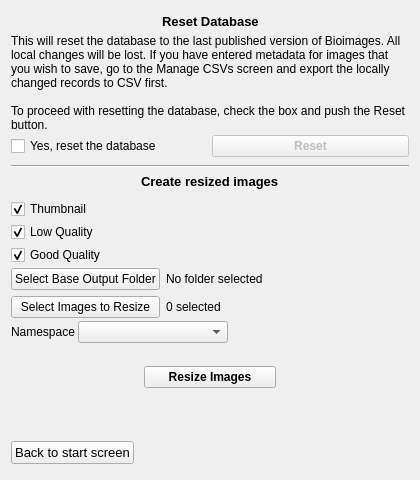
<?xml version="1.0" encoding="UTF-8"?>
<ui version="4.0">
 <class>AdvancedOptions</class>
 <widget class="QWidget" name="AdvancedOptions">
  <property name="geometry">
   <rect>
    <x>0</x>
    <y>0</y>
    <width>420</width>
    <height>480</height>
   </rect>
  </property>
  <property name="sizePolicy">
   <sizepolicy hsizetype="Preferred" vsizetype="Preferred">
    <horstretch>0</horstretch>
    <verstretch>0</verstretch>
   </sizepolicy>
  </property>
  <property name="windowTitle">
   <string>Advanced Options</string>
  </property>
  <property name="windowIcon">
   <iconset resource="BioCM.qrc">
    <normaloff>:/icon.png</normaloff>:/icon.png</iconset>
  </property>
  <layout class="QHBoxLayout" name="horizontalLayout_10">
   <item>
    <spacer name="horizontalSpacer_10">
     <property name="orientation">
      <enum>Qt::Horizontal</enum>
     </property>
     <property name="sizeHint" stdset="0">
      <size>
       <width>13</width>
       <height>20</height>
      </size>
     </property>
    </spacer>
   </item>
   <item>
    <layout class="QVBoxLayout" name="verticalLayout">
     <property name="spacing">
      <number>3</number>
     </property>
     <item>
      <layout class="QHBoxLayout" name="horizontalLayout">
       <item>
        <spacer name="horizontalSpacer">
         <property name="orientation">
          <enum>Qt::Horizontal</enum>
         </property>
         <property name="sizeHint" stdset="0">
          <size>
           <width>40</width>
           <height>20</height>
          </size>
         </property>
        </spacer>
       </item>
       <item>
        <widget class="QLabel" name="resetLabel">
         <property name="font">
          <font>
           <pointsize>10</pointsize>
           <weight>75</weight>
           <bold>true</bold>
          </font>
         </property>
         <property name="text">
          <string>Reset Database</string>
         </property>
        </widget>
       </item>
       <item>
        <spacer name="horizontalSpacer_3">
         <property name="orientation">
          <enum>Qt::Horizontal</enum>
         </property>
         <property name="sizeHint" stdset="0">
          <size>
           <width>40</width>
           <height>20</height>
          </size>
         </property>
        </spacer>
       </item>
      </layout>
     </item>
     <item>
      <widget class="QLabel" name="resetDescription">
       <property name="text">
        <string>This will reset the database to the last published version of Bioimages. All local changes will be lost. If you have entered metadata for images that you wish to save, go to the Manage CSVs screen and export the locally changed records to CSV first.

To proceed with resetting the database, check the box and push the Reset button.</string>
       </property>
       <property name="wordWrap">
        <bool>true</bool>
       </property>
      </widget>
     </item>
     <item>
      <layout class="QHBoxLayout" name="horizontalLayout_9">
       <item>
        <widget class="QCheckBox" name="resetCheckbox">
         <property name="text">
          <string>Yes, reset the database</string>
         </property>
        </widget>
       </item>
       <item>
        <widget class="QPushButton" name="resetButton">
         <property name="enabled">
          <bool>false</bool>
         </property>
         <property name="font">
          <font>
           <weight>75</weight>
           <bold>true</bold>
          </font>
         </property>
         <property name="text">
          <string>Reset</string>
         </property>
         <property name="flat">
          <bool>false</bool>
         </property>
        </widget>
       </item>
      </layout>
     </item>
     <item>
      <spacer name="verticalSpacer_5">
       <property name="orientation">
        <enum>Qt::Vertical</enum>
       </property>
       <property name="sizeType">
        <enum>QSizePolicy::Fixed</enum>
       </property>
       <property name="sizeHint" stdset="0">
        <size>
         <width>20</width>
         <height>5</height>
        </size>
       </property>
      </spacer>
     </item>
     <item>
      <widget class="Line" name="line">
       <property name="orientation">
        <enum>Qt::Horizontal</enum>
       </property>
      </widget>
     </item>
     <item>
      <layout class="QHBoxLayout" name="horizontalLayout_3">
       <item>
        <spacer name="horizontalSpacer_8">
         <property name="orientation">
          <enum>Qt::Horizontal</enum>
         </property>
         <property name="sizeHint" stdset="0">
          <size>
           <width>40</width>
           <height>20</height>
          </size>
         </property>
        </spacer>
       </item>
       <item>
        <widget class="QLabel" name="headingLabel">
         <property name="font">
          <font>
           <pointsize>10</pointsize>
           <weight>75</weight>
           <bold>true</bold>
          </font>
         </property>
         <property name="text">
          <string>Create resized images</string>
         </property>
        </widget>
       </item>
       <item>
        <spacer name="horizontalSpacer_9">
         <property name="orientation">
          <enum>Qt::Horizontal</enum>
         </property>
         <property name="sizeHint" stdset="0">
          <size>
           <width>40</width>
           <height>20</height>
          </size>
         </property>
        </spacer>
       </item>
      </layout>
     </item>
     <item>
      <spacer name="verticalSpacer_4">
       <property name="orientation">
        <enum>Qt::Vertical</enum>
       </property>
       <property name="sizeType">
        <enum>QSizePolicy::Fixed</enum>
       </property>
       <property name="sizeHint" stdset="0">
        <size>
         <width>20</width>
         <height>5</height>
        </size>
       </property>
      </spacer>
     </item>
     <item>
      <widget class="QCheckBox" name="resizeThumbCheckbox">
       <property name="text">
        <string>Thumbnail</string>
       </property>
       <property name="checkable">
        <bool>true</bool>
       </property>
       <property name="checked">
        <bool>true</bool>
       </property>
      </widget>
     </item>
     <item>
      <widget class="QCheckBox" name="resizeLQCheckbox">
       <property name="text">
        <string>Low Quality</string>
       </property>
       <property name="checkable">
        <bool>true</bool>
       </property>
       <property name="checked">
        <bool>true</bool>
       </property>
      </widget>
     </item>
     <item>
      <widget class="QCheckBox" name="resizeGQCheckbox">
       <property name="text">
        <string>Good Quality</string>
       </property>
       <property name="checkable">
        <bool>true</bool>
       </property>
       <property name="checked">
        <bool>true</bool>
       </property>
      </widget>
     </item>
     <item>
      <layout class="QGridLayout" name="gridLayout_2">
       <property name="bottomMargin">
        <number>0</number>
       </property>
       <property name="spacing">
        <number>6</number>
       </property>
       <item row="0" column="0">
        <widget class="QPushButton" name="baseFolderButton">
         <property name="sizePolicy">
          <sizepolicy hsizetype="MinimumExpanding" vsizetype="Minimum">
           <horstretch>0</horstretch>
           <verstretch>0</verstretch>
          </sizepolicy>
         </property>
         <property name="text">
          <string>Select Base Output Folder</string>
         </property>
        </widget>
       </item>
       <item row="0" column="1">
        <widget class="QLabel" name="baseFolderLabel">
         <property name="sizePolicy">
          <sizepolicy hsizetype="MinimumExpanding" vsizetype="Preferred">
           <horstretch>0</horstretch>
           <verstretch>0</verstretch>
          </sizepolicy>
         </property>
         <property name="text">
          <string>No folder selected</string>
         </property>
        </widget>
       </item>
       <item row="1" column="0">
        <widget class="QPushButton" name="selectImagesButton">
         <property name="sizePolicy">
          <sizepolicy hsizetype="MinimumExpanding" vsizetype="Minimum">
           <horstretch>0</horstretch>
           <verstretch>0</verstretch>
          </sizepolicy>
         </property>
         <property name="text">
          <string>Select Images to Resize</string>
         </property>
        </widget>
       </item>
       <item row="1" column="1">
        <widget class="QLabel" name="numImagesToResize">
         <property name="text">
          <string>0 selected</string>
         </property>
        </widget>
       </item>
       <item row="0" column="2">
        <spacer name="horizontalSpacer_2">
         <property name="orientation">
          <enum>Qt::Horizontal</enum>
         </property>
         <property name="sizeHint" stdset="0">
          <size>
           <width>0</width>
           <height>20</height>
          </size>
         </property>
        </spacer>
       </item>
      </layout>
     </item>
     <item>
      <layout class="QHBoxLayout" name="horizontalLayout_6">
       <item>
        <widget class="QLabel" name="photographerLabel">
         <property name="sizePolicy">
          <sizepolicy hsizetype="Minimum" vsizetype="Preferred">
           <horstretch>0</horstretch>
           <verstretch>0</verstretch>
          </sizepolicy>
         </property>
         <property name="text">
          <string>Namespace</string>
         </property>
        </widget>
       </item>
       <item>
        <widget class="QComboBox" name="agentBox">
         <property name="sizePolicy">
          <sizepolicy hsizetype="Minimum" vsizetype="Fixed">
           <horstretch>0</horstretch>
           <verstretch>0</verstretch>
          </sizepolicy>
         </property>
         <property name="minimumSize">
          <size>
           <width>150</width>
           <height>0</height>
          </size>
         </property>
         <property name="font">
          <font>
           <pointsize>8</pointsize>
          </font>
         </property>
        </widget>
       </item>
       <item>
        <spacer name="horizontalSpacer_4">
         <property name="orientation">
          <enum>Qt::Horizontal</enum>
         </property>
         <property name="sizeHint" stdset="0">
          <size>
           <width>40</width>
           <height>20</height>
          </size>
         </property>
        </spacer>
       </item>
      </layout>
     </item>
     <item>
      <spacer name="verticalSpacer_2">
       <property name="orientation">
        <enum>Qt::Vertical</enum>
       </property>
       <property name="sizeType">
        <enum>QSizePolicy::Preferred</enum>
       </property>
       <property name="sizeHint" stdset="0">
        <size>
         <width>20</width>
         <height>20</height>
        </size>
       </property>
      </spacer>
     </item>
     <item>
      <layout class="QHBoxLayout" name="horizontalLayout_7">
       <item>
        <spacer name="horizontalSpacer_5">
         <property name="orientation">
          <enum>Qt::Horizontal</enum>
         </property>
         <property name="sizeHint" stdset="0">
          <size>
           <width>40</width>
           <height>20</height>
          </size>
         </property>
        </spacer>
       </item>
       <item>
        <widget class="QPushButton" name="resizeImagesButton">
         <property name="sizePolicy">
          <sizepolicy hsizetype="MinimumExpanding" vsizetype="Preferred">
           <horstretch>0</horstretch>
           <verstretch>0</verstretch>
          </sizepolicy>
         </property>
         <property name="font">
          <font>
           <pointsize>9</pointsize>
           <weight>75</weight>
           <bold>true</bold>
          </font>
         </property>
         <property name="text">
          <string>Resize Images</string>
         </property>
        </widget>
       </item>
       <item>
        <spacer name="horizontalSpacer_6">
         <property name="orientation">
          <enum>Qt::Horizontal</enum>
         </property>
         <property name="sizeHint" stdset="0">
          <size>
           <width>40</width>
           <height>20</height>
          </size>
         </property>
        </spacer>
       </item>
      </layout>
     </item>
     <item>
      <spacer name="verticalSpacer">
       <property name="orientation">
        <enum>Qt::Vertical</enum>
       </property>
       <property name="sizeType">
        <enum>QSizePolicy::MinimumExpanding</enum>
       </property>
       <property name="sizeHint" stdset="0">
        <size>
         <width>20</width>
         <height>10</height>
        </size>
       </property>
      </spacer>
     </item>
     <item>
      <layout class="QHBoxLayout" name="horizontalLayout_8">
       <item>
        <widget class="QPushButton" name="backButton">
         <property name="sizePolicy">
          <sizepolicy hsizetype="Minimum" vsizetype="Maximum">
           <horstretch>0</horstretch>
           <verstretch>0</verstretch>
          </sizepolicy>
         </property>
         <property name="font">
          <font>
           <pointsize>10</pointsize>
           <weight>50</weight>
           <bold>false</bold>
          </font>
         </property>
         <property name="text">
          <string>Back to start screen</string>
         </property>
        </widget>
       </item>
       <item>
        <spacer name="horizontalSpacer_7">
         <property name="orientation">
          <enum>Qt::Horizontal</enum>
         </property>
         <property name="sizeHint" stdset="0">
          <size>
           <width>40</width>
           <height>0</height>
          </size>
         </property>
        </spacer>
       </item>
      </layout>
     </item>
     <item>
      <spacer name="verticalSpacer_3">
       <property name="orientation">
        <enum>Qt::Vertical</enum>
       </property>
       <property name="sizeType">
        <enum>QSizePolicy::Fixed</enum>
       </property>
       <property name="sizeHint" stdset="0">
        <size>
         <width>20</width>
         <height>5</height>
        </size>
       </property>
      </spacer>
     </item>
    </layout>
   </item>
   <item>
    <spacer name="horizontalSpacer_11">
     <property name="orientation">
      <enum>Qt::Horizontal</enum>
     </property>
     <property name="sizeHint" stdset="0">
      <size>
       <width>13</width>
       <height>20</height>
      </size>
     </property>
    </spacer>
   </item>
  </layout>
 </widget>
 <tabstops>
  <tabstop>backButton</tabstop>
  <tabstop>resizeLQCheckbox</tabstop>
  <tabstop>resizeGQCheckbox</tabstop>
  <tabstop>agentBox</tabstop>
  <tabstop>resizeImagesButton</tabstop>
 </tabstops>
 <resources>
  <include location="BioCM.qrc"/>
 </resources>
 <connections/>
</ui>
